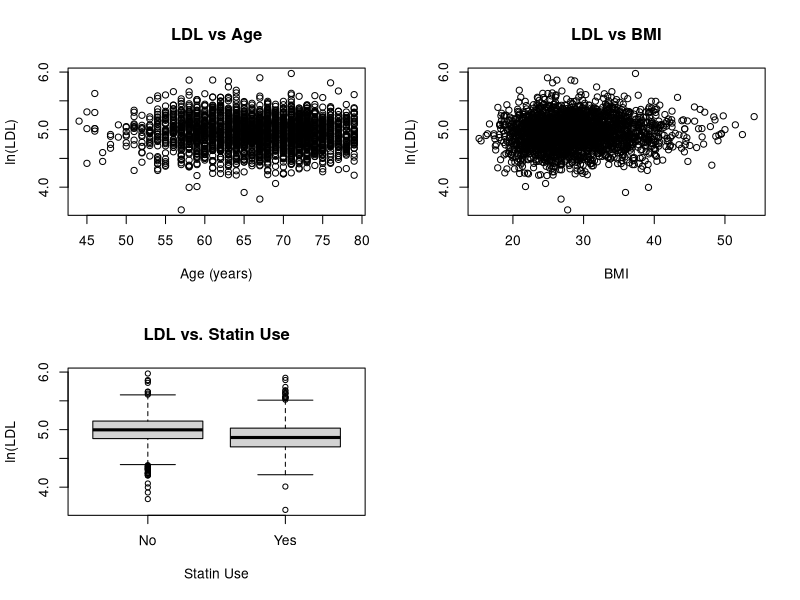

R code for this plot:
## ---- chunk 1
knitr::opts_chunk$set(echo = TRUE)
## ---- chunk 2
hers.data <- read.delim(file = "data/hers.txt",
                        header = FALSE,
                        sep = " ")
colnames(hers.data) <- c("ln.LDL", "age", "bmi", "statin")
## ---- chunk 3
par(mfrow = c(2, 2))
plot(ln.LDL ~ age, 
     data = hers.data,
     main = "LDL vs Age",
     xlab = "Age (years)",
     ylab = "ln(LDL)")
plot(ln.LDL ~ bmi, 
     data = hers.data,
     main = "LDL vs BMI",
     xlab = "BMI",
     ylab = "ln(LDL)")
boxplot(ln.LDL ~ statin, 
        data = hers.data,
        main = "LDL vs. Statin Use",
        xlab = "Statin Use",
        ylab = "ln(LDL",
        names = c("No", "Yes"))
par(mfrow = c(1, 1))
## ---- chunk 4
predictors <- c("age", "bmi", "statin")
model.stats <- matrix(data = NA,
                      nrow = length(predictors),
                      ncol = 3)
rownames(model.stats) <- predictors
colnames(model.stats) <- c("param.est", "std.error", "p.value")
for (predictor in predictors) {
  univar.model <- lm(paste0("ln.LDL ~ ", predictor), data = hers.data)
  univar.summary <- summary(univar.model)
  model.stats[predictor, ] <- univar.summary$coefficients[2, c(1, 2, 4)]
}
## ---- chunk 5
multi.model <- lm(ln.LDL ~ age + bmi + statin, data = hers.data)
multi.summary <- summary(multi.model)
coeffs <- multi.summary$coefficients
p.values <- coeffs[, 4]
p.values <- round(p.values, 3)
p.values[p.values == 0] <- NA
p.values <- as.character(p.values)
p.values[is.na(p.values)] <- "< 0.001"
names(p.values) <- rownames(coeffs)
## ---- chunk 6
ci.95 <- confint(multi.model)
## ---- chunk 7
exp.coeffs <- exp(x = coeffs[, 1])
effects <- abs(1 - exp.coeffs) * 100
